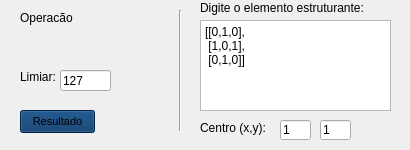
<?xml version="1.0" encoding="UTF-8"?>
<ui version="4.0">
 <class>Form</class>
 <widget class="QWidget" name="Form">
  <property name="geometry">
   <rect>
    <x>0</x>
    <y>0</y>
    <width>410</width>
    <height>150</height>
   </rect>
  </property>
  <property name="minimumSize">
   <size>
    <width>410</width>
    <height>150</height>
   </size>
  </property>
  <property name="maximumSize">
   <size>
    <width>420</width>
    <height>180</height>
   </size>
  </property>
  <property name="windowTitle">
   <string>Form</string>
  </property>
  <property name="styleSheet">
   <string notr="true"/>
  </property>
  <widget class="QLabel" name="labelOperacao">
   <property name="geometry">
    <rect>
     <x>20</x>
     <y>10</y>
     <width>81</width>
     <height>16</height>
    </rect>
   </property>
   <property name="text">
    <string>Operacão</string>
   </property>
  </widget>
  <widget class="QPushButton" name="pushButton">
   <property name="geometry">
    <rect>
     <x>20</x>
     <y>110</y>
     <width>75</width>
     <height>23</height>
    </rect>
   </property>
   <property name="font">
    <font>
     <family>MS Shell Dlg 2</family>
     <pointsize>8</pointsize>
     <weight>9</weight>
     <italic>false</italic>
     <bold>false</bold>
    </font>
   </property>
   <property name="autoFillBackground">
    <bool>false</bool>
   </property>
   <property name="styleSheet">
    <string notr="true">background-color: rgb(0, 50, 100);
font: 75 8pt &quot;MS Shell Dlg 2&quot;;</string>
   </property>
   <property name="text">
    <string>Resultado</string>
   </property>
  </widget>
  <widget class="QPlainTextEdit" name="plainTextEdit">
   <property name="geometry">
    <rect>
     <x>200</x>
     <y>20</y>
     <width>191</width>
     <height>91</height>
    </rect>
   </property>
   <property name="toolTip">
    <string extracomment="Digite o elemento estruturante linha por linha, conforme o exemplo:[[0,1,0],  [1,0,1],  [0,1,0]]. Não esqueça dos colchetes!"/>
   </property>
   <property name="statusTip">
    <string extracomment="Digite o elemento estruturante linha por linha, conforme o exemplo:[[0,1,0],  [1,0,1],  [0,1,0]]. Não esqueça dos colchetes!"/>
   </property>
   <property name="whatsThis">
    <string extracomment="Digite o elemento estruturante linha por linha, conforme o exemplo:[[0,1,0],  [1,0,1],  [0,1,0]]. Não esqueça dos colchetes!"/>
   </property>
   <property name="accessibleName">
    <string/>
   </property>
   <property name="plainText">
    <string>[[0,1,0],
 [1,0,1],
 [0,1,0]]</string>
   </property>
  </widget>
  <widget class="QLabel" name="label">
   <property name="geometry">
    <rect>
     <x>200</x>
     <y>0</y>
     <width>181</width>
     <height>16</height>
    </rect>
   </property>
   <property name="text">
    <string>Digite o elemento estruturante:</string>
   </property>
  </widget>
  <widget class="QLabel" name="label_2">
   <property name="geometry">
    <rect>
     <x>200</x>
     <y>120</y>
     <width>71</width>
     <height>16</height>
    </rect>
   </property>
   <property name="text">
    <string>Centro (x,y):</string>
   </property>
  </widget>
  <widget class="QLineEdit" name="lineEdit_x">
   <property name="geometry">
    <rect>
     <x>280</x>
     <y>120</y>
     <width>31</width>
     <height>20</height>
    </rect>
   </property>
   <property name="toolTip">
    <string extracomment="Digite o centro do elemento estruturante. Lembre que Python conta a partir de zero! "/>
   </property>
   <property name="text">
    <string>1</string>
   </property>
  </widget>
  <widget class="QLineEdit" name="lineEdit_y">
   <property name="geometry">
    <rect>
     <x>320</x>
     <y>120</y>
     <width>31</width>
     <height>20</height>
    </rect>
   </property>
   <property name="toolTip">
    <string extracomment="Digite o centro do elemento estruturante. Lembre que Python conta a partir de zero!"/>
   </property>
   <property name="text">
    <string>1</string>
   </property>
  </widget>
  <widget class="QLineEdit" name="lineEdit_limiar">
   <property name="geometry">
    <rect>
     <x>60</x>
     <y>70</y>
     <width>51</width>
     <height>21</height>
    </rect>
   </property>
   <property name="text">
    <string>127</string>
   </property>
  </widget>
  <widget class="Line" name="line">
   <property name="geometry">
    <rect>
     <x>170</x>
     <y>10</y>
     <width>20</width>
     <height>121</height>
    </rect>
   </property>
   <property name="orientation">
    <enum>Qt::Vertical</enum>
   </property>
  </widget>
  <widget class="QLabel" name="label_3">
   <property name="geometry">
    <rect>
     <x>20</x>
     <y>70</y>
     <width>47</width>
     <height>13</height>
    </rect>
   </property>
   <property name="text">
    <string>Limiar:</string>
   </property>
  </widget>
 </widget>
 <resources/>
 <connections/>
</ui>
